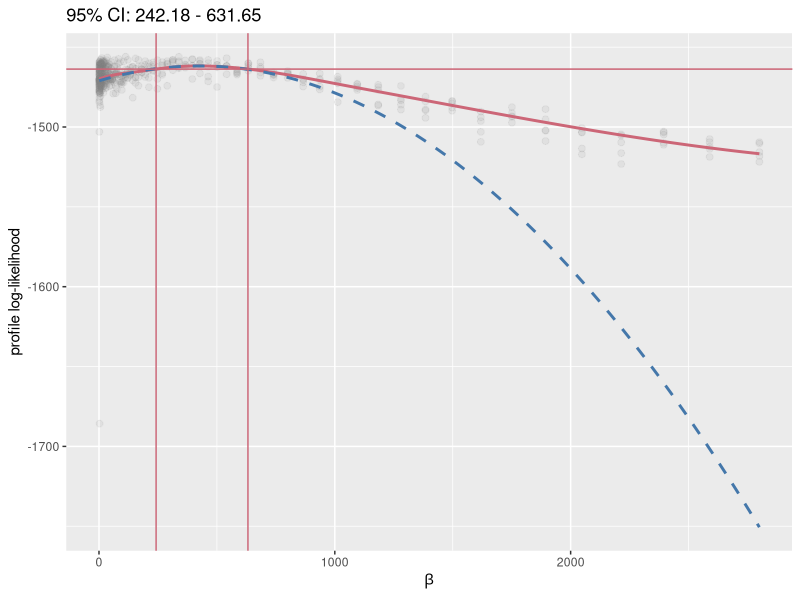

This figure's R source: (Note: this script raises an error after producing the figure.)
# analyze-likelihood-profiles.R

mcap <- function(lp,parameter,confidence=0.95,lambda=0.75,Ngrid=1000)
{
  smooth_fit <- loess(lp ~ parameter, span=lambda)
  parameter_grid <- seq(min(parameter), max(parameter), length.out = Ngrid)
  smoothed_loglik <- predict(smooth_fit,newdata=parameter_grid)
  smooth_arg_max <- parameter_grid[which.max(smoothed_loglik)]
  dist <- abs(parameter-smooth_arg_max)
  included <- dist < sort(dist)[trunc(lambda*length(dist))]
  maxdist <- max(dist[included])
  weight <- rep(0,length(parameter))
  weight[included] <- (1-(dist[included]/maxdist)^3)^3
  quadratic_fit <- lm(lp ~ a + b, weight=weight,
                      data = data.frame(lp=lp,b=parameter,a=-parameter^2))
  b <- unname(coef(quadratic_fit)["b"] )
  a <- unname(coef(quadratic_fit)["a"] )
  m <- vcov(quadratic_fit)
  var_b <- m["b","b"]
  var_a <- m["a","a"]
  cov_ab <- m["a","b"]
  se_mc_squared <- (1 / (4 * a^2)) * (var_b - (2 * b/a) * cov_ab + (b^2 / a^2) * var_a)
  se_stat_squared <- 1/(2*a)
  se_total_squared <- se_mc_squared + se_stat_squared
  delta <- qchisq(confidence,df=1) * ( a * se_mc_squared + 0.5)
  delta_line <- max(smoothed_loglik) - delta
  loglik_diff <- max(smoothed_loglik) - smoothed_loglik
  ci <- range(parameter_grid[loglik_diff < delta])
  list(lp=lp,parameter=parameter,confidence=confidence,
       quadratic_fit=quadratic_fit, quadratic_max=b/(2*a),
       smooth_fit=smooth_fit,
       fit=data.frame(
         parameter=parameter_grid,
         smoothed=smoothed_loglik,
         quadratic=predict(quadratic_fit, list(b = parameter_grid, a = -parameter_grid^2))
       ),
       mle=smooth_arg_max, ci=ci, delta=delta, delta_line=delta_line,
       se_stat=sqrt(se_stat_squared), se_mc=sqrt(se_mc_squared), se=sqrt(se_total_squared)
  )
}


# Load packages -----------------------------------------------------------

library(tidyverse)
library(ggthemes)



# Niamey, beta profile ----------------------------------------------------
profile_data <- read.csv("../results/loglik-profile-beta-Niamey.csv") %>%
  slice(2:n()) %>%
  drop_na() 

do_param <- unique(profile_data$parameter)
mcap_out <- mcap(lp = profile_data$loglik, parameter = profile_data$value)

ggplot(mcap_out$fit, aes(x=parameter, shape )) +
  geom_point(data = profile_data, aes(x = value, y = loglik), shape = 19, size = 2, color = "grey50", alpha = 0.1) +
  geom_line(aes(y = smoothed), color = ptol_pal()(2)[2], size = 1) +
  geom_line(aes(y = quadratic), color = ptol_pal()(2)[1], linetype = 2, size = 1) +
  geom_vline(aes(xintercept = mcap_out$ci[1]), color = ptol_pal()(2)[2]) +
  geom_vline(aes(xintercept = mcap_out$ci[2]), color = ptol_pal()(2)[2]) +
  geom_hline(aes(yintercept = mcap_out$delta_line), color = ptol_pal()(2)[2]) +
  labs(x = expression(beta), y = "profile log-likelihood") +
  # coord_cartesian(xlim = c(50, 1000), ylim = c(-1500, -1450)) +
  ggtitle(paste0("95% CI: ", round(mcap_out$ci,2)[1], " - ", round(mcap_out$ci,2)[2]))


# Niamey, rho profile -----------------------------------------------------

profile_data <- read.csv("../results/loglik-profile-rho-Niamey.csv") %>%
  slice(2:n()) %>%
  drop_na() %>%
  group_by(value) %>%
  summarise(
    loglik = logmeanexp(loglik)
  )

do_param <- unique(profile_data$parameter)
mcap_out <- mcap(lp = profile_data$loglik, parameter = profile_data$value)

ggplot(mcap_out$fit, aes(x=parameter)) +
  geom_point(data = profile_data, aes(x = value, y = loglik), shape = 1, size = 2, color = "grey50") +
  geom_line(aes(y = smoothed), color = "coral", size = 1) +
  geom_line(aes(y = quadratic), color = "steelblue", linetype = 2, size = 1) +
  geom_vline(aes(xintercept = mcap_out$ci[1]), color = "coral") +
  geom_vline(aes(xintercept = mcap_out$ci[2]), color = "coral") +
  geom_hline(aes(yintercept = mcap_out$delta_line), color = "coral") +
  labs(x = expression(rho), y = "profile log-likelihood") +
  coord_cartesian(ylim = c(-5000, -1450)) +
  ggtitle(paste0("95% CI: ", round(mcap_out$ci,2)[1], " - ", round(mcap_out$ci,2)[2]))


# Niamey, iota profile ----------------------------------------------------

profile_data <- read.csv("../results/loglik-profile-iota-Niamey.csv") %>%
  slice(2:n()) %>%
  drop_na()

do_param <- unique(profile_data$parameter)
mcap_out <- mcap(lp = profile_data$loglik, parameter = profile_data$value)

ggplot(mcap_out$fit, aes(x=parameter)) +
  geom_point(data = profile_data, aes(x = value, y = loglik), shape = 1, size = 2, color = "grey50") +
  geom_line(aes(y = smoothed), color = "coral", size = 1) +
  geom_line(aes(y = quadratic), color = "steelblue", linetype = 2, size = 1) +
  geom_vline(aes(xintercept = mcap_out$ci[1]), color = "coral") +
  geom_vline(aes(xintercept = mcap_out$ci[2]), color = "coral") +
  geom_hline(aes(yintercept = mcap_out$delta_line), color = "coral") +
  labs(x = expression(rho), y = "profile log-likelihood") +
  # coord_cartesian(ylim = c(-5000, -1450)) +
  ggtitle(paste0("95% CI: ", round(mcap_out$ci,2)[1], " - ", round(mcap_out$ci,2)[2]))
